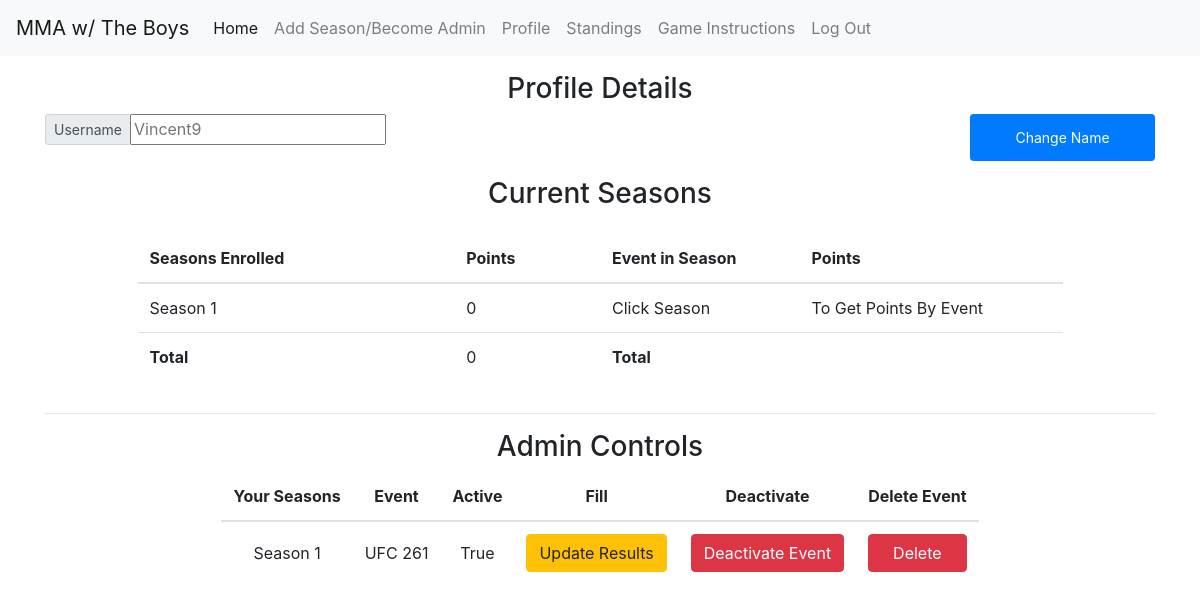
Page /profile/ (signed in) on the earlier database version.
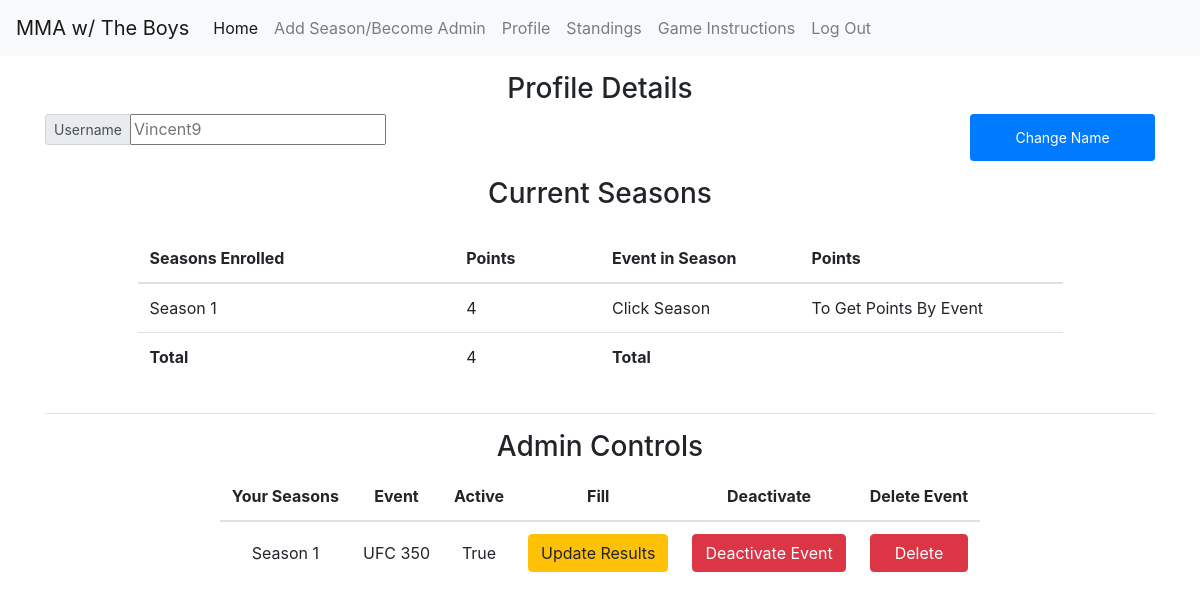
Same page on the later database version.
### models/user.py (models this page shows, shortened)
class UserModel(db.Model):
    __tablename__ = "users"
    id = db.Column(db.Integer, primary_key=True)
    username = db.Column(db.String(80))
    password = db.Column(db.String(110))
    totalPoints = db.Column(db.Integer)
    picks = db.relationship('UserPicksModel', lazy='dynamic')
    def json(self):
        return {
            'id': self.id,
            'username': self.username,
            'total_points': self.totalPoints,
            'picks': [pick.json() for pick in self.picks.all()]
        }
    @classmethod
    def find_by_username(cls, username):
        return cls.query.filter_by(username=username).first()
    @classmethod
    def find_by_id(cls, _id):
        return cls.query.filter_by(id=_id).first()

### models/season.py (models this page shows, shortened)
class SeasonModel(db.Model):
    __tablename__ = 'season'
    id = db.Column(db.Integer, primary_key=True)
    name = db.Column(db.String(80))
    active = db.Column(db.Boolean)
    admin = db.Column(db.String(80))
    eventList = db.relationship('TournamentModel', lazy='dynamic')
    def json(self):
        return {
            "name": self.name,
            "active": self.active,
            "admin": self.admin,
            "season_id": self.id,
            "events": [events.json() for events in self.eventList.all()]
        }
    @classmethod
    def get_season_byid(cls, id1):
        return cls.query.filter_by(id=id1).first()
    @classmethod
    def get_seasons_by_admin(cls, admin_name):
        return cls.query.filter_by(admin=admin_name).all()
    @classmethod
    def get_season_byname(cls, name):
        return cls.query.filter_by(name=name).first()

### models/tournament.py (models this page shows, shortened)
class TournamentModel(db.Model):
    __tablename__ = 'tournaments'
    id = db.Column(db.Integer, primary_key=True)
    name = db.Column(db.String(80))
    active = db.Column(db.Boolean)
    started = db.Column(db.Boolean)
    season_id = db.Column(db.Integer, db.ForeignKey('season.id'))
    season = db.relationship('SeasonModel')
    fighterList = db.relationship('FightersLineUpModel', lazy='dynamic')
    def json(self):
        return {
            'id': self.id,
            'name': self.name,
            'active': self.active,
            'started':self.started,
            'season_id': self.season_id,
            'season_name': self.season.name,
            'fighters': [fighter.json() for fighter in self.fighterList.all()]
        }

### resources/profile.py (the view, shortened to what this page needs)
class Profile(Resource):
    _user_parser = reqparse.RequestParser()
    _user_parser.add_argument('season_name',
                          type=str)
    _user_parser.add_argument('deactivate',
                              type=str)
    _user_parser.add_argument('delete',
                              type=str)
    _user_parser.add_argument('name_update',
                              type=str)
    @classmethod
    def calculate_season_pts(self):
        return_values = []
        if "user" in session:
            season_names = []
            all_tourn_ids_of_this_season = []
            points_for_each_season = {}
            summation = 0
            return_values = []
            season_enr_obj = SeasonEnrolledModel.all_seasons_user_enrolled_in(session['id'])
            data = UserModel.find_by_id(session['id'])
            d1 = data.json()
            picks = d1['picks']
            season_enr = [s.json() for s in season_enr_obj]
            for s1 in season_enr:
                season = SeasonModel.get_season_byid(s1['season_id'])
                season_json = season.json()
                season_names.append(season.name)
                for tourn_ids in season_json['events']:
                    all_tourn_ids_of_this_season.append(tourn_ids['id'])
            for seasonName in season_names:
                total_points = 0
                season = SeasonModel.get_season_byname(seasonName)
                season_json = season.json()
                for s2 in season_json['events']:
                    if s2['id'] in all_tourn_ids_of_this_season:
                        if picks:
                            for p1 in picks:
                                if int(p1['tournid']) == int(s2['id']):
                                    if p1['points'] > 0:
                                        total_points = total_points + p1['points']
                                        points_for_each_season[seasonName] = total_points
                                    else:
                                        total_points = total_points + 0
                                        points_for_each_season[seasonName] = total_points
                        else:
                            points_for_each_season[seasonName] = 0
            for a, b in points_for_each_season.items():
                summation = summation + b
            return_values.append(points_for_each_season)
            return_values.append(summation)
        return return_values
    @classmethod
    def admin_table_info(cls, admins_seasons):
        admin_value = []
        if admins_seasons:
            for season_name in admins_seasons:
                admin_controls_table = {}
                season_obj = SeasonModel.get_season_byname(season_name)
                season_json = season_obj.json()
                for s1 in season_json['events']:
                    admin_controls_table['season_name'] = season_json['name']
                    admin_controls_table['sid'] = season_json['season_id']
                    admin_controls_table['event_name'] = s1['name']
                    admin_controls_table['eid'] = s1['id']
                    admin_controls_table['active'] = s1['active']
                    admin_value.append(admin_controls_table)
                    admin_controls_table = {}
            return admin_value
        else:
            return admin_value
    def get(self):
        if "user" in session:
            values = Profile.calculate_season_pts()
            seasons_objs = SeasonModel.get_seasons_by_admin(session['user'])
            admins_seasons = [s.json()['name'] for s in seasons_objs]
            admin_value = Profile.admin_table_info(admins_seasons)
            user = UserModel.find_by_username(session['user'])
            return make_response(render_template("profile.html", season_names=values[0], total=values[1], admin_table=admin_value, tourns=[], username=user.username, popover=0), 200)
        else:
            return make_response(render_template("mainSignIn-pleasesignin.html"), 200)

### models/fighters.py (called while the page is built)
    def json(self):
        return {
            'id': self.id,
            'tour_id': self.tour_id,
            'opp1': self.opp1,
            'opp2': self.opp2,
            'rd': self.rd,
            'winner': self.winner,
            "how": self.how,
            "when": self.when,
            "prelim": self.prelim
        }

### models/season_enrolled.py (called while the page is built)
    def json(self):
        return {
            'id': self.id,
            'user_id': self.user_id,
            'season_id': self.season_id,
            'points': self.points
        }

    @classmethod
    def all_seasons_user_enrolled_in(cls, userid):
        return cls.query.filter_by(user_id=userid).all()

### models/userpicks.py (called while the page is built)
    def json(self):
        return {
            "id": self.id,
            "tournid": self.tournid,
            "userid": self.user_id,
            "fightid": self.fightid,
            "pickedwinner": self.pickedwinner,
            "how": self.how,
            "rd": self.rd,
            "points": self.points
        }

### templates/profile.html (shortened to what this page needs)
{% extends "base-nav.html" %}
{% block mainArea %}
<div class="container">
    <div class="text-center h3 mt-3 ">Profile Details</div>
    <form method="POST" role="form" >
    <div class="panel panel-default  mx-auto d-flex row">
        <div class="form-group col-10 col-sm-12 col-md-10 p-0 h-100">
            <div class="input-group input-group-sm h-100">
                <div class="input-group-prepend">
                    <span class="input-group-text" id="inputGroup-sizing-default">Username </span>
                </div>
                <input type="text" name="name_update" id="update_name_input" class="w-auto" pattern="(?=.*[a-z])(?=.*[A-Z]).{8,}" title="Please enter a username that is a least 8 characters, with at least one capital and one lowercase." value="" placeholder="{{username}}">
            </div>
        </div>
        <button type="button" id="change_name" class="btn btn-sm btn-primary text-align-center text-nowrap col-6 col-sm-4 col-md-2" >Change Name</button>
    </div>
        <div class="text-center h3 mt-3">Current Seasons</div>
    <div class="row table-responsive d-flex justify-content-center mx-auto">
            <table class="table table-hover col-12 col-md-5 mt-3">
                <thead>
                <tr>
                    <th scope="col" style="border-top:0px;">Seasons Enrolled</th>
                    <th scope="col" style="border-top:0px;">Points</th>
                </tr>
                </thead>
                <tbody>
                {% for name,points in season_names.items() %}
                <tr class="season-row">
                    <td scope="row ">{{name}}</td>
                    <td scope="row ">{{points}}</td>
                </tr>
                {% endfor %}
                <tr>
                    <td scope="row"><strong>Total</strong></td>
                    <td scope="row">{{total}}</td>
                </tr>
                </tbody>
            </table>
            <table class="table col-12 col-md-5 mt-3">
                <thead>
                <tr>
                    <th scope="col" style="border-top:0px;">Event in Season</th>
                    <th scope="col" style="border-top:0px;">Points</th>
                </tr>
                </thead>
                <tbody>
                {% if tourns|length %}
                {% for name,points in tourns.items() %}
                <tr>
                    <td scope="row">{{ name }}</td>
                    <td scope="row">{{ points }}</td>
                </tr>
                {% endfor %}
                {% else %}
                <tr>
                    <td scope="row">Click Season</td>
                    <td scope="row">To Get Points By Event</td>
                </tr>
                {% endif %}
                <tr>
                    <td scope="row"><strong>Total</strong></td>
                    <td scope="row">{{total_tourn}}</td>
                </tr>
                </tbody>
            </table>
</div>
    </form>
<hr>
    {% if admin_table %}
    <div class="text-center h3">Admin Controls</div>
    <div class="table-responsive">
                <table class="table mx-auto w-auto">
                    <thead>
                    <tr>
                        <th scope="col" style="border-top:0px;" class="text-center ">Your Seasons</th>
                        <th scope="col" style="border-top:0px;" class="text-center">Event</th>
                        <th scope="col" style="border-top:0px;" class="text-center">Active</th>
                        <th scope="col" style="border-top:0px;" class="text-center">Fill</th>
                        <th scope="col" style="border-top:0px;" class="text-center">Deactivate</th>
                        <th scope="col" style="border-top:0px;" class="text-center">Delete Event</th>
                    </tr>
                    </thead>
            {% for a1 in admin_table %}
                <tr>
                    <td scope="row" class="text-center align-middle">{{ a1['season_name'] }}</td>
                    <td scope="row" class="text-center align-middle">{{ a1['event_name'] }}</td>
                    <td scope="row" class="text-center align-middle">{{ a1['active'] }}</td>
                    <td scope="row" class="text-center align-middle"><a href="/filltournament/{{a1['eid']}}" class="btn btn-warning" role="button">Update Results</a></td>
                    {% if a1['active']  %}
                    <td scope="row" class="text-center align-middle"><button class="{{a1['eid']}} deactivate-btn btn-block d-block btn btn-danger btn-draft btn-md" data-toggle="modal" data-target="#deactivateModal" >Deactivate Event</button></td>
                    {% else %}
                    <td scope="row" class="text-center align-middle"><button class="{{a1['eid']}}  btn-block d-block btn btn-secondary btn-md " disabled>Event Deactivated</button></td>
                    {% endif %}
                    <td scope="row" class="text-center align-middle"><button class="{{a1['eid']}} delete-btn btn-block d-block btn btn-danger btn-md" data-toggle="modal" data-target="#areyousureModal" id="deleteBTN">Delete</button></td>
                </tr>
                {% endfor %}
            {% endif %}
        </table>
    </div>
</div>
{% endblock %}

### templates/base-nav.html (shortened to what this page needs)
<!DOCTYPE html>
<html lang="en">
<head>
        <link rel="stylesheet" href="https://cdn.jsdelivr.net/npm/bootstrap@4.5.3/dist/css/bootstrap.min.css">
</head>
<body>
<div class="container-fluid" style="padding: 0px !important;">
<nav class="navbar navbar-expand-lg navbar-light bg-light">
    <a class="navbar-brand" href="/home">MMA w/ The Boys</a>
    <div class="collapse navbar-collapse" id="navbarNavAltMarkup">
        <div class="navbar-nav">
            <a class="nav-item nav-link active" href="/home">Home <span class="sr-only">(current)</span></a>
            <a class="nav-item nav-link" href="/makeTournament">Add Season/Become Admin</a>
            <a class="nav-item nav-link" href="/profile">Profile</a>
            <a class="nav-item nav-link" href="/standings">Standings</a>
            <a class="nav-item nav-link" href="/instructions">Game Instructions</a>
            <a class="nav-item nav-link" href="/logout">Log Out</a>
        </div>
    </div>
</nav>
{% block mainArea %}
{% endblock %}
</div>
</body>
</html>

### templates/base-nav.html (style rules this page uses)
html { overflow-y: scroll; overflow-x: hidden; }

Differences in the rows shown:
removed TournamentModel: event_name "UFC 261"
computed for SeasonModel "Season 1": points "0" → "4"
added TournamentModel: event_name "UFC 350"
Other differences:
{{ total }}: "0" → "4"
new list line: "Season 1"
new list line: "True Update Results Deactivate Event Delete"
list line gone: "Season 1"
list line gone: "True Update Results Deactivate Event Delete"
